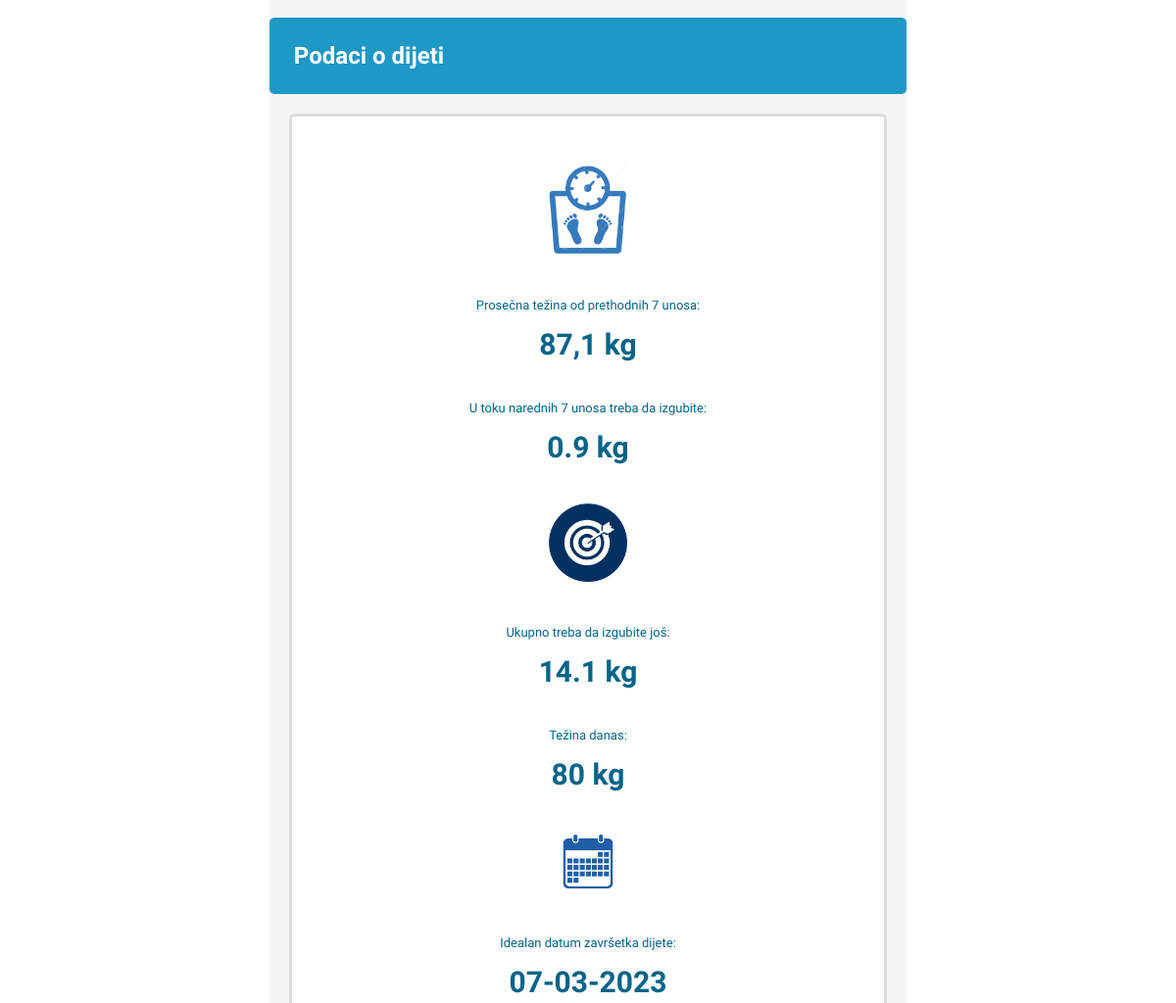
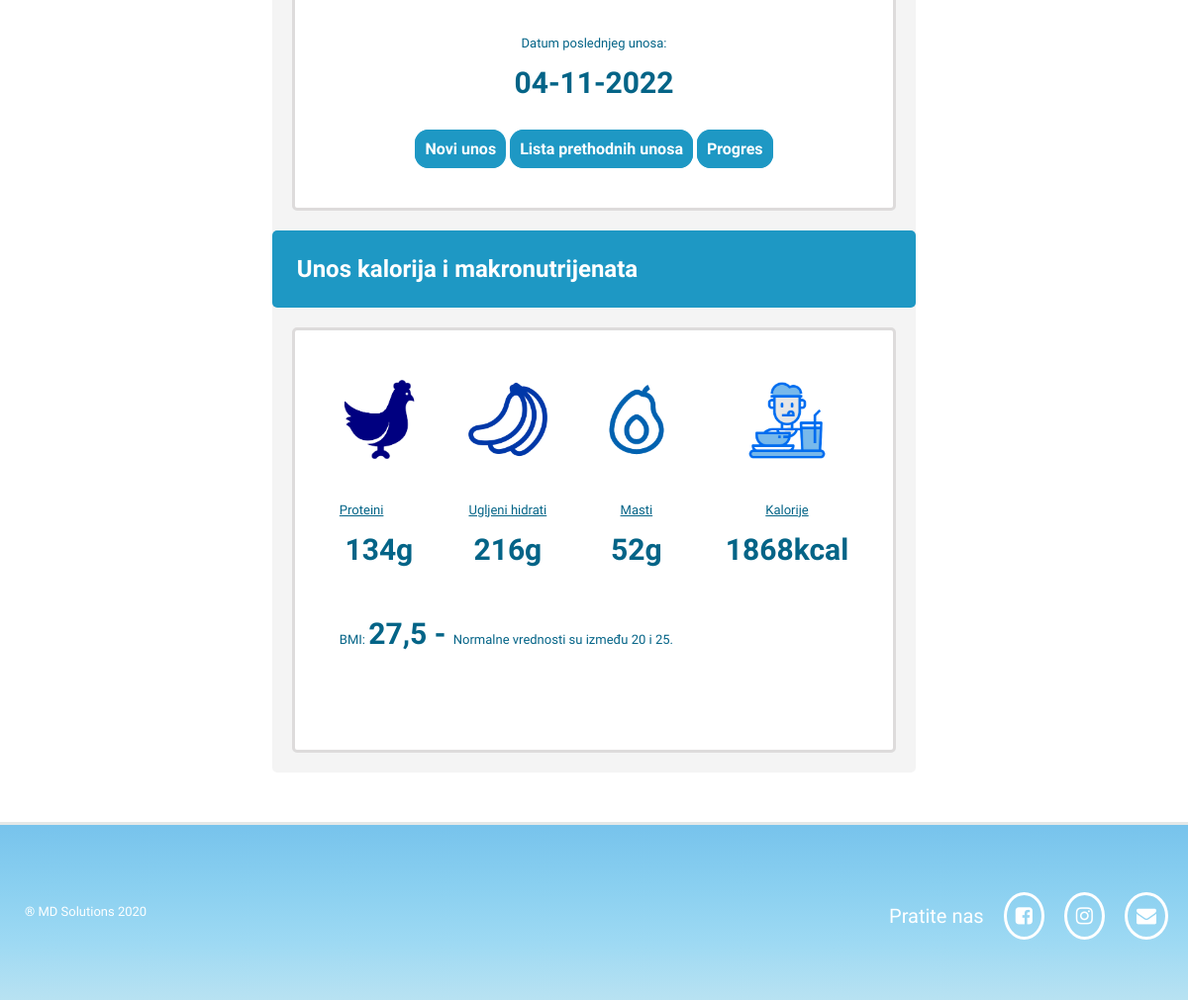
Before: /overview/ (signed in, lower part) with the older database file (2 pictures, top to bottom).
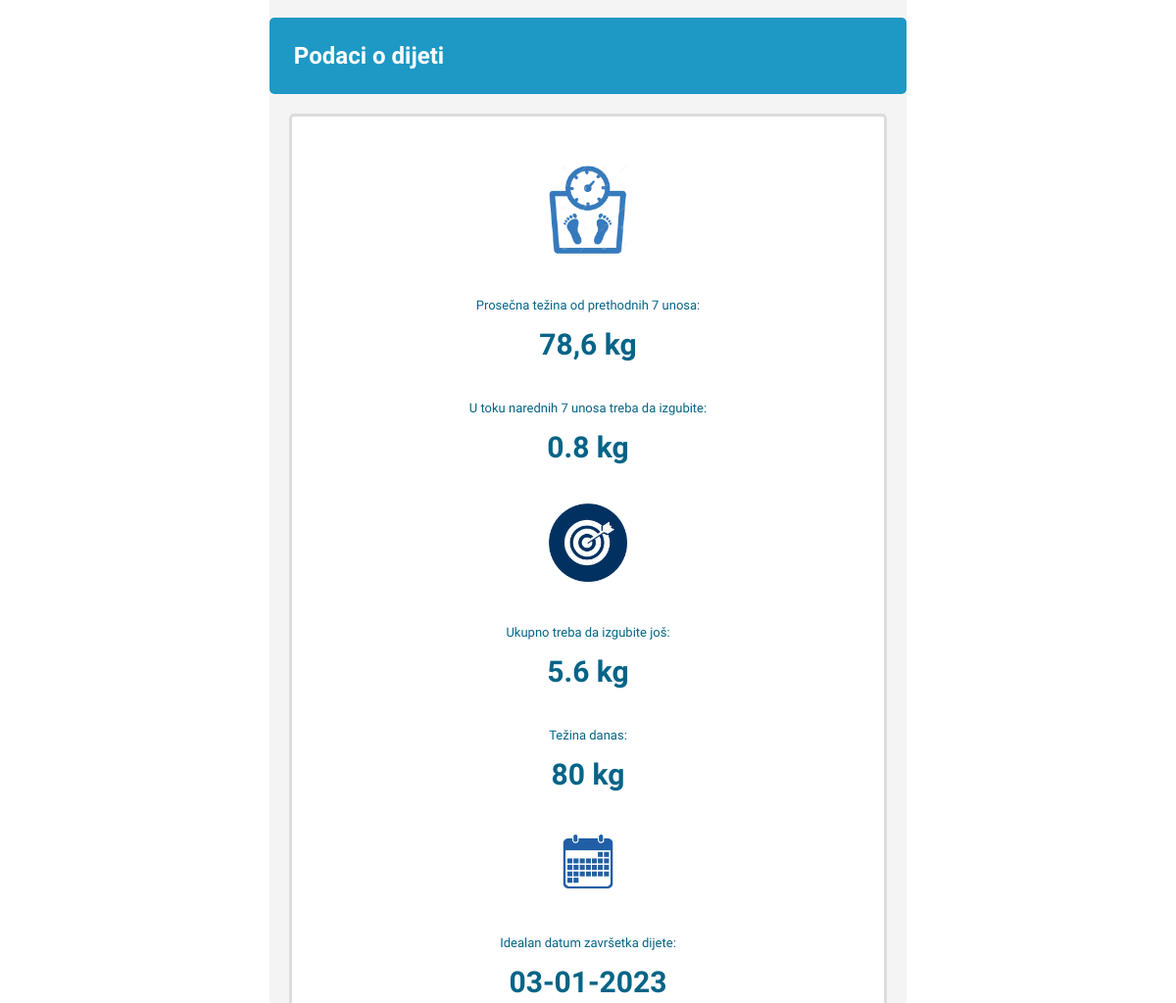
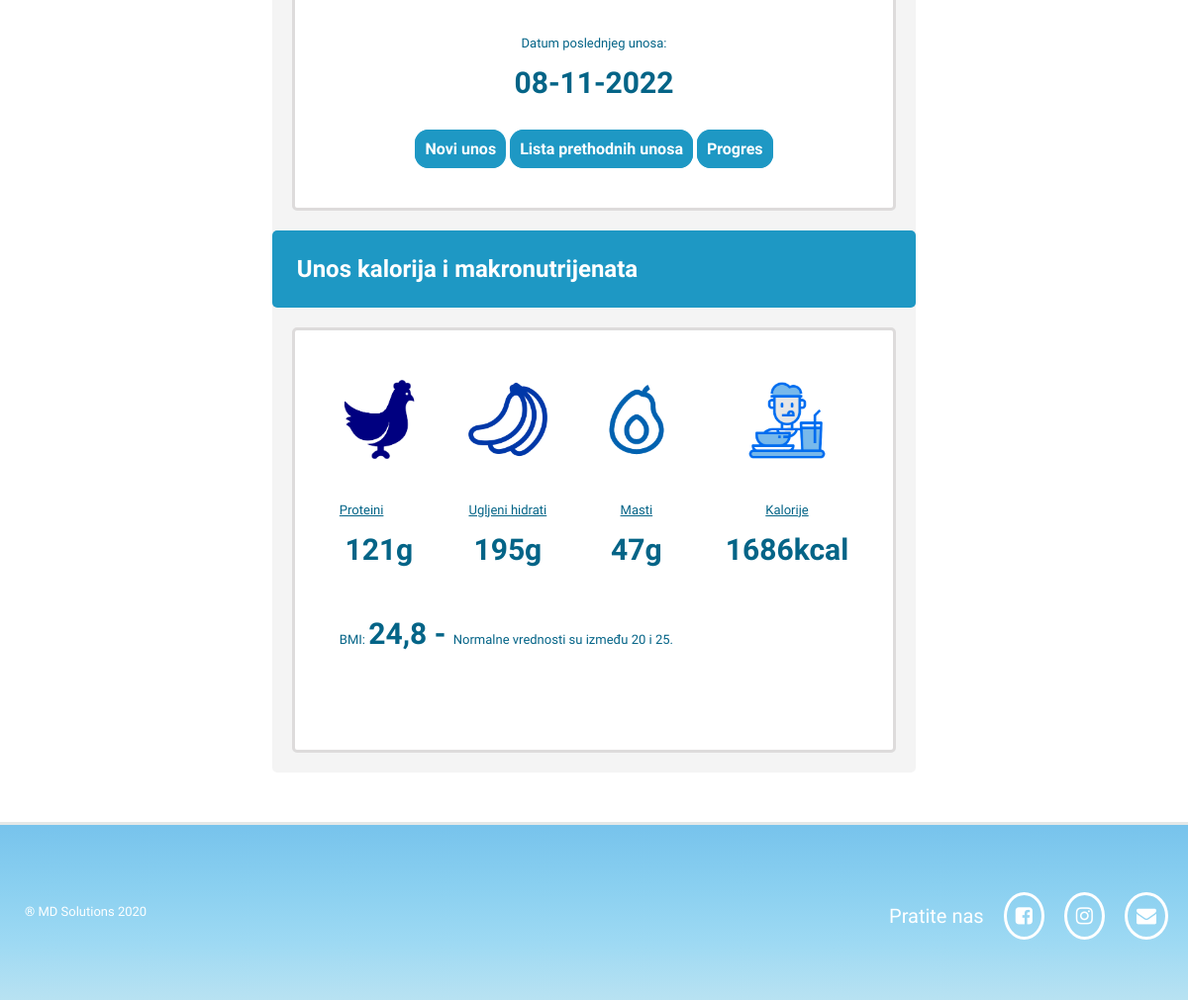
After: the same page with the newer database file (2 pictures, top to bottom).
### dijeta_je_meta/models.py (models this page shows, shortened)
class StartUserWeightAndHeight(models.Model):
    owner = models.ForeignKey(User, on_delete=models.CASCADE)
    ime = models.CharField(max_length=25, default="")
    pocetna_tezina = models.IntegerField(
        default=0,
        validators=[
            MaxValueValidator(400),
            MinValueValidator(45)
        ]
    )
    visina = models.IntegerField(
        default=0,
        validators=[
            MaxValueValidator(250),
            MinValueValidator(140)
        ]
    )
    pol_m = "Muški"
    pol_z = "Ženski"
    polovi = [
        (pol_m,"Muški"),
        (pol_z,"Ženski")
    ]
    pol = models.CharField(max_length=6, choices=polovi,default=pol_m)

class CurrentWeight(models.Model):
    owner = models.ForeignKey(User, on_delete=models.CASCADE,blank=True)
    date_added = models.DateTimeField(auto_now_add=True)
    trenutna_tezina = models.IntegerField(
              default=0,
        validators=[
            MaxValueValidator(400),
            MinValueValidator(45)
        ]
    )
    detalji = models.TextField(blank=True)
    class Meta:
       ordering = ['-date_added']

### dijeta_je_meta/views.py (the view)
# urls.py: path("overview/", views.userinfo, name='userinfo'),
@login_required
def userinfo(request):
    info =  request.user.startuserweightandheight_set.all()
    context ={'info':info}
    if StartUserWeightAndHeight.objects.filter(owner=request.user):
        trenutna_tezina = StartUserWeightAndHeight.objects.filter(owner=request.user).first().pocetna_tezina
        idealna_tezina = round(ideal_weight(request))
        bmi = round(StartUserWeightAndHeight.objects.filter(owner=request.user).first().pocetna_tezina / pow(StartUserWeightAndHeight.objects.filter(owner=request.user).first().visina/100,2),1)
        macro_instance = WeightAndMacros(idealna_tezina,trenutna_tezina)
        macro_instance.calculate_macros(context)
        macro_instance.weight_diff(context)
        context['bmi'] = bmi
        context['trenutna_tezina'] = round(trenutna_tezina,1)
    if len(CurrentWeight.objects.filter(owner=request.user)) > 0:
       trenutna_tezina = CurrentWeight.objects.filter(owner=request.user).first().trenutna_tezina
       poslednji_unos = CurrentWeight.objects.filter(owner=request.user).first().date_added
       context['trenutna_tezina'] = trenutna_tezina
       context['poslednji_unos']=poslednji_unos
    if len(CurrentWeight.objects.filter(owner=request.user)) > 6:
        week = round(week_avg(request),1)
        bmi = round(week / pow(StartUserWeightAndHeight.objects.filter(owner=request.user).first().visina/100,2),1)
        macro_instance = WeightAndMacros(idealna_tezina,week)
        macro_instance.calculate_macros(context)
        macro_instance.weight_diff(context)
        context['bmi'] = bmi
        context['week_avg'] = week
    return render(request, "dijeta_je_meta/userinfo.html", context)

### dijeta_je_meta/views.py (called while the page is built)
def week_avg(request):
    counter = 6
    counter2 = 0
    while len(CurrentWeight.objects.filter(owner=request.user)) > counter:
        c = CurrentWeight.objects.filter(owner=request.user).order_by('date_added')[counter2:counter+1]
        counter += 7
        counter2 += 7
        week_avg = 0
        for i in range(7): # Sa for loopom ides kroz elemente liste koju si iznad napravio u query-ju!
            week_avg += c[i].trenutna_tezina
        week_avg = round(week_avg/7,2)
    return week_avg

def ideal_weight(request):
    if StartUserWeightAndHeight.objects.filter(owner=request.user):
        if StartUserWeightAndHeight.objects.filter(owner=request.user).first().pol == "Мuški":
           ideal_kg = 50+(0.91*(StartUserWeightAndHeight.objects.filter(owner=request.user).first().visina-152.4))
        else:
            ideal_kg = 50+(0.91*(StartUserWeightAndHeight.objects.filter(owner=request.user).first().visina-152.4))
        return ideal_kg

    def calculate_macros(self,context):
     context['proteini'] = self.protein
     context['idealna_tezina'] = self.idealna
     if self.trenutna > self.idealna:
        self.calories = self.calories - ((self.trenutna*2.2*13)*25/100)
        fat = round(self.calories*25/100/9)
        carbs = round(((self.calories- (self.protein*4 + fat*9))/4))
     elif self.trenutna < self.idealna:
        self.calories = self.calories + ((self.trenutna*2.2*13)*25/100)
        fat = round(self.calories*25/100/9)
        carbs = round((self.calories - (self.protein*4 + fat*9))/4)
     else:
        fat = round(self.calories*25/100/9)
        carbs = round((self.calories - (self.protein*4 + fat*9))/4)
     context['kalorije'] = round(self.calories)
     context['masti'] = fat
     context['carbs'] = carbs
     return context

### dijeta_je_meta/templates/dijeta_je_meta/userinfo.html (shortened to what this page needs)
{% extends "dijeta_je_meta/base.html" %}
{% load static %}
{% block content %}
<div class="center-main">
<div id="userinfo">
  {% for i in info %}
    <h2 class="info-header">Podaci o dijeti</h2>
    <div class="center">
    <div class="inner-info">
      {% if week_avg > 0 %}
      <img src="../../static/dijeta_je_meta/images/scale_logo2.png" alt="idealna tezina" class="resize2" class="center">
      <div class="p-space">
        <p>Prosečna težina od prethodnih 7 unosa: </p>
        <p class="info-highlight"> {{week_avg}} kg </p>
      </div>
      {% else %}
      <img src="../../static/dijeta_je_meta/images/scale_logo2.png" alt="slika vage" class="resize2" class="center">
      <div class="p-space">
        <p>Prosečna težina od prethodnih 7 unosa: </p>
        <p class="info-highlight"> Nemate 7 unosa </p>
      </div>
      {% endif %}
      <div class="p-space">
        <p>{{prosek|slice:43}}</p>
        <p class="info-highlight">{{prosek|slice:"43:51"}}</p>
      </div>
      <img src="../../static/dijeta_je_meta/images/target-icon-png-17.png" alt="slika mete" class="resize2" class="center">
      <div class="p-space">
        <p>{{razlika|slice:30}}</p>
        <p class="info-highlight">{{razlika|slice:"30:"}}</p>
      </div>
      <div class="p-space">
        <p>Težina danas:</p>
        <p class="info-highlight">{{trenutna_tezina}} kg</p>
      </div>
      <img src="../../static/dijeta_je_meta/images/c1-removebg-preview.png" alt="slika kalendara" class="resize2" class="center">
      <div class="p-space">
        <p>{{kraj|slice:31}}</p>
        <p class="info-highlight">{{kraj|slice:"31:"}}</p>
      </div>
      {% if poslednji_unos %}
      <div class="p-space">
        <p>Datum poslednjeg unosa:</p>
        <p class="info-highlight">{{poslednji_unos|date:"d-m-Y"}}</p>
      </div>
      {% else %}
      <p>Datum poslednjeg unosa: - Nemate nijedan unos </p>
      {% endif %}
      <a href="{% url 'currentweight' %}"class="button">Novi unos</a>
      <a href="{% url 'weightlist' %}" class="button">Lista prethodnih unosa</a>
      <a href="{% url 'history' %}" class="button">Progres</a>
    </div>
  </div>
  <h2 class="info-header">Unos kalorija i makronutrijenata</h2>
  <div class="inner-info">
    <div class="info-flex">
      <div class="macro">
        <img src="../../static/dijeta_je_meta/images/images.png" alt="slika kokoske" class="resize2" class="center">
        <p class="underline">Proteini</p>
        <p class="info-highlight">{{proteini}}g</p>
      </div>
      <div class="macro">
        <div class="center">
        <img src="../../static/dijeta_je_meta/images/banana-3-xxl.png" alt="slika banane" class="resize2">
        <p class="underline">Ugljeni hidrati</p>
        <p class="info-highlight">{{carbs}}g</p>
      </div>
      </div>
      <div class="macro">
        <div class="center">
        <img src="../../static/dijeta_je_meta/images/png-clipart-computer-icons-avocado-fruit-avocados-food-text-removebg-preview.png" alt="slika banane" class="resize2">
        <p class="underline">Masti</p>
        <p class="info-highlight">{{masti}}g</p>
      </div>
      </div>
      <div class="macro">
        <div class="center">
        <img src="../../static/dijeta_je_meta/images/Screenshot_4-removebg-preview.png" alt="slika banane" class="resize2">
        <p class="underline">Kalorije</p>
        <p class="info-highlight">{{kalorije}}kcal</p>
      </div>
      </div>
    </div>
    <p class="macro">BMI: <span class="info-highlight">{{bmi}} - </span>Normalne vrednosti su između 20 i 25.</p>
  </div>
    {% empty %}
      <a href="{% url 'createinfo' %}">Unesite inicijani set podataka</a>
  {% endfor %}
</div>
</div>
{% endblock %}

### dijeta_je_meta/templates/dijeta_je_meta/base.html (shortened to what this page needs)
{% load static %}
<!DOCTYPE html>
<html>
<head>
    <link rel="stylesheet" href="{% static 'dijeta_je_meta/css/other.css' %}">
    <link rel="stylesheet" type="text/css" href="https://maxcdn.bootstrapcdn.com/font-awesome/4.7.0/css/font-awesome.css">
</head>
<body>
<div class="allButFooter">
{% block content %}
{% endblock %}
</div>
<footer id="footer">
    <div class="footer-segment">
     <p id="marg"> ® MD Solutions 2020</p>
     <div class="right">
      <ul>
        <li class="mediaq">Pratite nas</li>
        <li id="fb"><a href="https://www.facebook.com/" target="_blank"><i class="fa fa-facebook-square"></i></a></li>
        <li id="ig"><a href="https://www.instagram.com/" target="_blank"><i class="fa fa-instagram"></i></a></li>
        <li id="mail"><a href="mailto:dusantime@gmail.com" target="_blank"><i class="fa fa-envelope"></i></a></li>
      </ul>
     </div>
    </div>
  </footer>
</body>
</html>

### dijeta_je_meta/static/dijeta_je_meta/css/other.css (style rules this page uses)
html { font-family: 'Abril Fatface', cursive; font-family: 'Koulen', cursive; font-family: 'Life Savers', cursive; font-family: 'Merriweather', serif; font-family: 'Philosopher', sans-serif; font-family: 'Radio Canada', sans-serif; scroll-behavior: smooth; }
* { box-sizing: border-box; padding: 0; margin: 0; }
p { font-size: 25px; }
.allButFooter { min-height: calc(100vh - 200px); }
footer { background: linear-gradient(#77C3EC, #89CFF0, #9DD9F3, #B8E2F2); height: 180px; border-style: solid; border-bottom: none; border-left: none; border-right: none; border-color: rgb(228, 232, 232); color: white; }
.footer-segment { padding-top: 80px; margin-left: 25px; display: flex; }
#marg { margin-right: auto; }
.right ul { display: flex; font-size: 20px; list-style: none; }
.right li { padding-right: 20px; }
footer a,a:visited { text-decoration: none; }
footer a { color: white; border-radius: 50%; padding:9px; border-style: solid; }
.button { padding: 7px; background-color: rgb(30, 152, 196); color: white; border-style: solid; border-radius: 14px; border-color: rgb(30, 152, 196); font-weight: 1000; text-decoration: none; }
.center-main { margin-top: 40px; display: flex; justify-content: center; margin-bottom: 50px; }
#userinfo { background-color: rgb(244, 244, 244); border-radius: 5px; }
.info-header { background-color: rgb(30, 152, 196); color: white; font-weight: bold; padding: 25px; border-radius: 5px; }
.inner-info { padding-top: 50px; padding-bottom: 50px; padding-left: 20px; padding-right: 20px; border-radius: 5px; background-color: white; color: rgb(4, 100, 135); margin: 20px; border-color: rgb(221, 219, 219); border-style: solid; }
.info-flex { display: flex; flex-wrap: wrap; justify-content: center; }
.center { text-align:center; position:relative; }
.info-highlight { text-align: center; margin-top: 15px; font-size: 30px; font-weight: bold; }
.p-space { margin-bottom: 40px; }
.resize2 { width: 80px; margin-bottom: 40px; }
.underline { text-decoration: underline; }
.macro { margin-bottom: 50px; padding-left: 25px; padding-right: 25px; }
@media all and (min-width: 1025px) and (max-width: 1200px) { p { font-size: 13px; } }
@media all and (min-width: 1025px) and (max-width: 1200px) { .mediaq { font-size: 20px; } }

Changed rows visible on the page:
no longer on this page (row unchanged): CurrentWeight: date_added "04-11-2022"
computed for StartUserWeightAndHeight: week_avg "87,1" → "78,6"; prosek "0.9 kg" → "0.8 kg"; razlika "14.1 kg" → "5.6 kg"; kraj "07-03-2023" → "03-01-2023"; proteini "134" → "121"; carbs "216" → "195"; masti "52" → "47"; kalorije "1868" → "1686"; bmi "27,5" → "24,8"
added CurrentWeight: date_added "08-11-2022"
